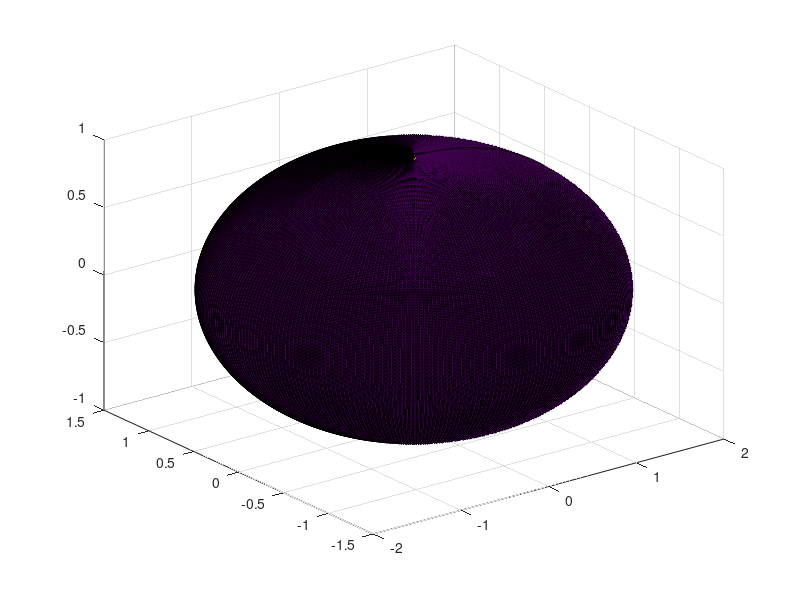

The MATLAB source for this figure: (Note: this script raises an error after producing the figure.)

% polhode drawings
%% Renaissance Repository, https://github.com/tbewley/RR (Renaissance Robotics, Chapter 6)
%% Copyright 2024 by Thomas Bewley, published under BSD 3-Clause License.

M=1; nframes=4
for body=1:3;
  switch body
    case {1}, I1=4; I2=3; I3=2;           type='Asymmetric Top', eps=.01, ax =[-2 2 -1.5 1.5 -1 1];
    case {2}, m=13.37; h=2.05; r=0.165/2; type='Explorer 1',     eps=.56
              I1=m*(3*r^2+h^2)/12, I2=I1, I3=m*r^2/2;            ax =[-50 50 -50 50 -1 1];
    case {3}, I1=4; I2=2; I3=2;           type='Frisbee',        eps=.01
  end
  T_initial=(1-eps)*M^2/(2*I3), T_final=(1+eps)*M^2/(2*I1)
  T=logspace(log10(T_initial),log10(T_final),nframes)
  for k=1:nframes
  clf; T1=2*I1*T(k); T2=2*I2*T(k); T3=2*I3*T(k);
  [x,y,z]=ellipsoid(0,0,0,T1,T2,T3,300); surf(x,y,z,0*x+1); hold on;
  [x,y,z]=sphere(300); surf(x,y,z,0*x+3); alpha(1); shading FLAT; axis equal;
  if body==1, axis(ax), end
  % title(sprintf('%s,  T=%5.3f',type,T(k)));
  % print('-depsc',sprintf('Conservation%d%d.eps',body,k))
  pause(1)
  end
  pause
end
